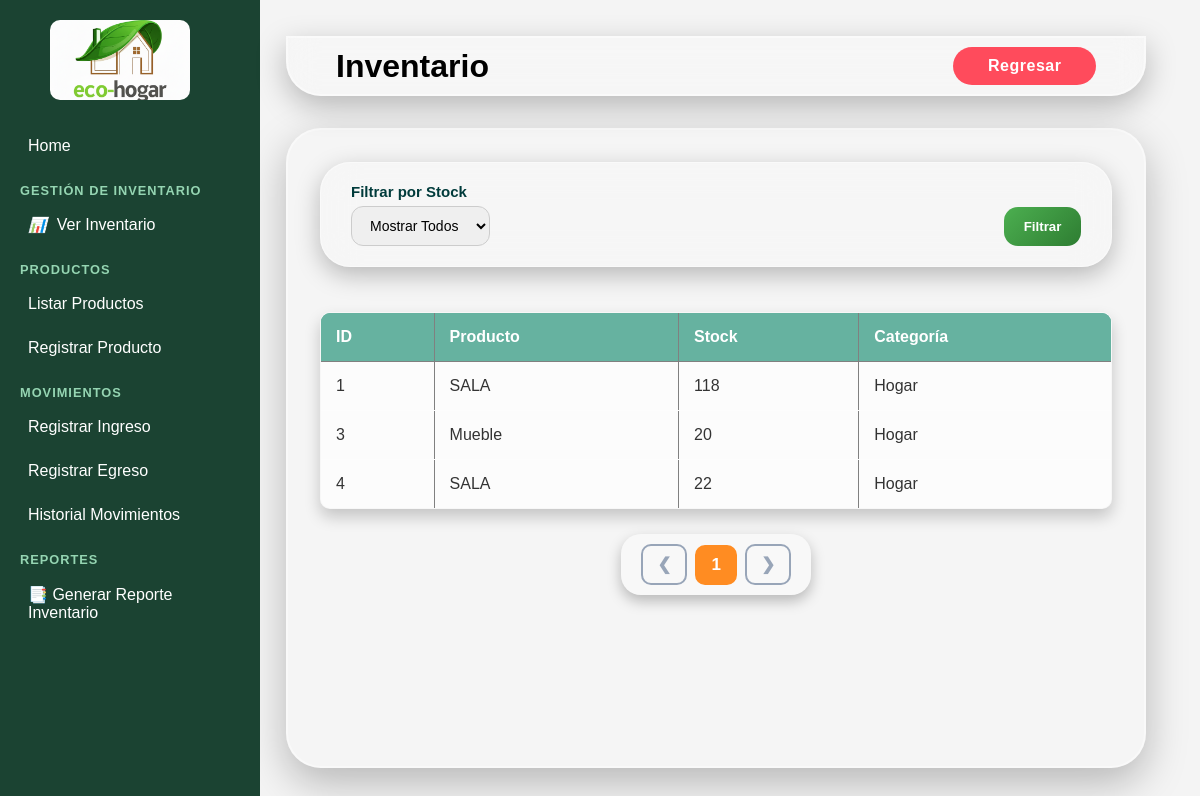
The app's page /Stock.php, older data.
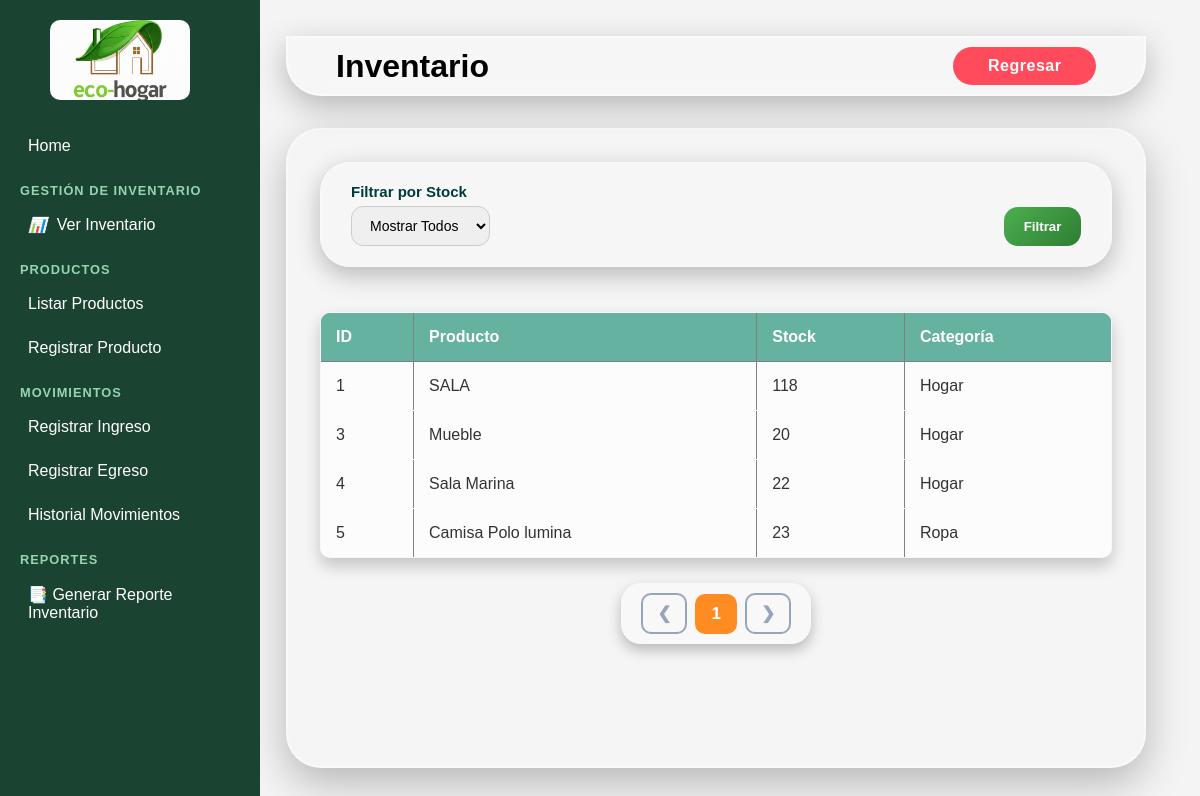
The same page, newer data.
### tables this page shows
CREATE TABLE `productos` (
  `idPro` int(11) NOT NULL,
  `idCatFK` int(11) NOT NULL,
  `nomPro` varchar(100) NOT NULL,
  `desPro` text NOT NULL,
  `preUni` decimal(10,0) NOT NULL,
  `preVen` decimal(10,0) NOT NULL,
  `FecReg` date NOT NULL,
  `stoAct` int(11) NOT NULL,
  `umbMinSo` int(11) NOT NULL,
  `idEstProEnumFK` int(11) NOT NULL
);

CREATE TABLE `categoria_producto` (
  `idCat` int(11) NOT NULL,
  `nomCat` varchar(100) NOT NULL
);

### logica/logica-stock.php (called while the page is built, shortened)
<?php
include("./conexion/conexion.php");
$umbralBajo = 10;
$porPagina = 15;
$where_clause = "";
$sql_count = $conexion->query("SELECT COUNT(*) AS total FROM productos p" . $where_clause);
$totalReg = $sql_count->fetch_assoc()['total'];
$pagina = isset($_GET['pag']) ? (int)$_GET['pag'] : 1;
$totalPaginas = ceil($totalReg / $porPagina);
$inicio = ($pagina - 1) * $porPagina;
$query = "
    SELECT p.idPro, c.nomCat, p.nomPro, p.desPro, p.preUni, p.stoAct
    FROM productos p
    INNER JOIN categoria_producto c
        ON p.idCatFK = c.idCat
    {$where_clause}  /* <-- Aplicamos el filtro aquí */
    ORDER BY p.idPro ASC
    LIMIT $inicio, $porPagina
";
$sql = $conexion->query($query);
?>

### Stock.php (the view, shortened to what this page needs)
<?php
include("logica/logica-stock.php");
?>
<!DOCTYPE html>
<html lang="es">
<head>
</head>
<body>
    <?php include './components/sidebar.php'; ?>
    <main class="content-area">
    <header class="topbar">
        <h1>Inventario </h1>
        <a href="inicio.php" class ="regresarbtn">Regresar</a>
    </header>
    <div class="admin-box">
    <form method="GET" class="historial-filters">
    <div class="filter-group" style="width: auto;">
        <label for="filtro_stock">Filtrar por Stock</label>
        <select name="filtro" id="filtro_stock">
            <option value="">Mostrar Todos</option>
        </select>
    </div>
    <button type="submit" class="btn-filter" style="align-self: flex-end;">Filtrar</button>
    </form>
<table border="1" cellpadding="40" cellspacing="20" style="border-collapse: collapse; width: 100%;">
    <tr style="background-color: #66B2A0; color: white; text-align: left;">
        <th>ID</th>
        <th>Producto</th>
        <th>Stock</th>
        <th>Categoría</th>
    </tr>
    <?php
    while ($fila = $sql->fetch_assoc()) {
        $claseStockBajo = ($fila['stoAct'] <= $umbralBajo) ? 'stock-bajo' : '';
    ?>
        <tr class="<?php echo $claseStockBajo; ?>">
            <td><?php echo $fila['idPro']; ?></td>
            <td><?php echo $fila['nomPro']; ?></td>
            <td class="<?php echo ($fila['stoAct'] <= $umbralBajo) ? 'stock-bajo-celda' : ''; ?>">
                <?php echo $fila['stoAct']; ?>
            </td>
            <td><?php echo $fila['nomCat']; ?></td>
        </tr>
    <?php } ?>
</table>
<div class="pagination">
    <?php if ($pagina > 1): ?>
        <a href="?pag=<?php echo $pagina - 1; ?>">&#10094;</a>
    <?php else: ?>
        <span class="disabled">&#10094;</span>
    <?php endif; ?>
    <?php for ($i = 1; $i <= $totalPaginas; $i++): ?>
    <?php if ($i == $pagina): ?>
        <span class="active"><?php echo $i; ?></span>
    <?php else: ?>
        <a href="?pag=<?php echo $i; ?>"><?php echo $i; ?></a>
    <?php endif; ?>
    <?php endfor; ?>
    <?php if ($pagina < $totalPaginas): ?>
        <a href="?pag=<?php echo $pagina + 1; ?>">&#10095;</a>
    <?php else: ?>
        <span class="disabled">&#10095;</span>
    <?php endif; ?>
    </div>
</div>
</body>
</html>

Row changes from the older to the newer data that the page shows:
changed productos id 4: nomPro "SALA" → "Sala Marina"
added productos: idPro "5", nomPro "Camisa Polo lumina", stoAct "23", idCatFK.nomCat "Ropa"
